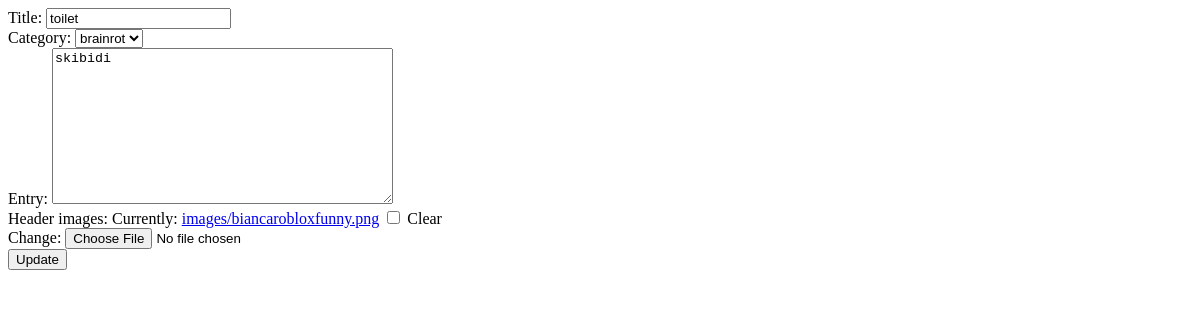
Page /wiki/article/update/1/ (signed in) on the earlier database version.
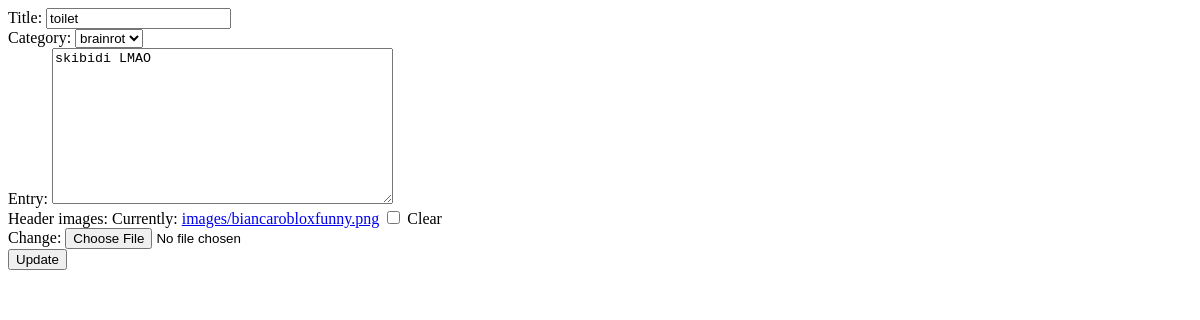
Same page on the later database version.
### wiki/models.py (models this page shows, shortened)
class Article(models.Model):
    title = models.CharField(max_length=255)
    author = models.ForeignKey(Profile, on_delete=models.SET_NULL, null = True, blank = True)
    category = models.ForeignKey(
        ArticleCategory,
        on_delete=models.SET_NULL,
        null=True,
    )
    entry = models.TextField()
    header_images = models.ImageField(upload_to='images/', null = True, blank = True)
    created_on = models.DateTimeField(auto_now_add=True)
    updated_on = models.DateTimeField(auto_now=True)
    class Meta:
        ordering = ['-created_on']

### wiki/views.py (the view, shortened to what this page needs)
# urls.py: path('article/update/<int:pk>/', ArticleUpdateView.as_view(), name = 'article_update'),
class ArticleUpdateView(LoginRequiredMixin, UpdateView):
    model = Article
    form_class = ArticleForm
    template_name = 'wiki/article_update.html'
    def get_context_data(self, **kwargs):
        context = super().get_context_data(**kwargs)
        context['article'] = Article.objects.get(pk=self.object.pk)
        return context

### wiki/forms.py
class ArticleForm(forms.ModelForm):
    class Meta:
        model = Article
        fields = ['title', 'category', 'entry', 'header_images']

### wiki/models.py (called while the page is built)
    def __str__(self):
        return self.name

### templates/wiki/article_update.html (shortened to what this page needs)
<form method="post" enctype="multipart/form-data">
    {{ form }}
    <button type="submit">Update</button>
</form>

Differences in the rows shown:
changed Article "toilet": entry "skibidi" → "skibidi LMAO"
